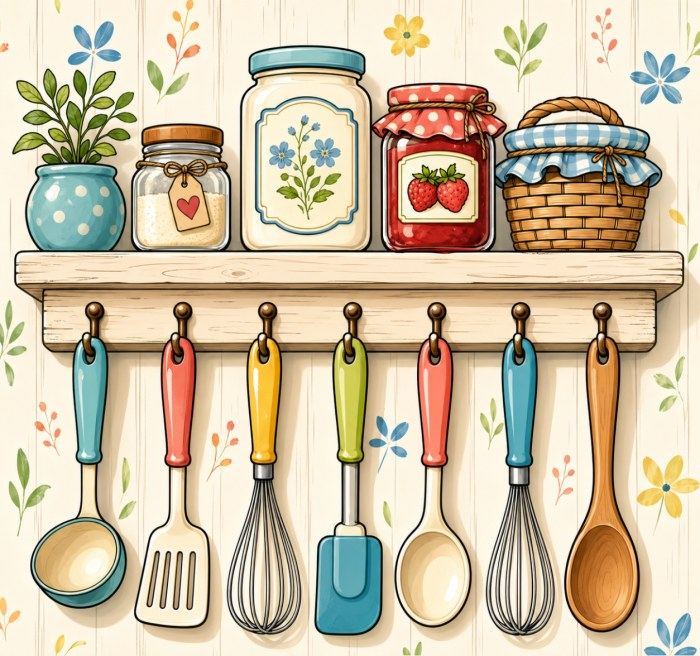
#> input picture Colour Mate/Colour Mate/Colour Mate/app/src/debug/assets/reveal/original.jpg, 700 x 656 px
$ python -i pixel_builder.py   (imports and definitions only)
#> lines starting #> are read from the running program, lines starting #| are printed output that depends on the picture; after the words box and inside, x2 and y2 are one past the last pixel; in counts of white or black regions, pixels touching at a corner belong together
"""Any picture → pixel art in the format the app's "By Pixel" engine plays.

The engine (OpenGL/GroupTexture.java) reads a small PNG where every pixel is one cell, every
distinct ARGB value is one palette number, and value 0 (fully transparent) is an empty cell that
is never coloured. So the output is exactly that: a W×H PNG with at most `colours` distinct opaque
values plus transparency.

    build(image_bgr_or_bgra, size=64, colours=16, remove_bg=True) -> (rgba uint8 HxWx4, info)
"""
from __future__ import annotations

import cv2
import numpy as np

SIZES = (32, 48, 64, 80, 96, 128)
MAX_COLOURS = 48
RNG_SEED = 1234
WORK_SIDE = 512     # colours are measured on a copy about this big (see build)


def _to_bgra(img: np.ndarray) -> np.ndarray:
    if img.ndim == 2:
        return cv2.cvtColor(img, cv2.COLOR_GRAY2BGRA)
    if img.shape[2] == 3:
        return cv2.cvtColor(img, cv2.COLOR_BGR2BGRA)
    return img


def _background_mask(bgr: np.ndarray, tol: float = 18.0) -> np.ndarray:
    """Pixels connected to the border whose colour is close to the border's typical colour.

    A plain backdrop (white paper, a flat colour) becomes empty cells, so the picture reads as a
    sprite rather than a full rectangle to fill. Busy photos have no such backdrop: when the border
    is not uniform nothing is removed.
    """
    h, w = bgr.shape[:2]
    lab = cv2.cvtColor(bgr, cv2.COLOR_BGR2LAB).astype(np.float32)
    border = np.concatenate([lab[0], lab[-1], lab[:, 0], lab[:, -1]])
    ref = np.median(border, axis=0)
    if np.mean(np.linalg.norm(border - ref, axis=1) < tol) < 0.6:
        return np.zeros((h, w), bool)
    close = (np.linalg.norm(lab - ref, axis=2) < tol).astype(np.uint8)
    n, labels = cv2.connectedComponents(close, connectivity=4)
    edge = set(np.unique(np.concatenate([labels[0], labels[-1], labels[:, 0], labels[:, -1]])))
    edge.discard(0)
    return np.isin(labels, list(edge)) & (close > 0)


def _despeckle(idx: np.ndarray, solid: np.ndarray, rounds: int = 2) -> np.ndarray:
    """A cell matching none of its 4 neighbours takes their most common colour — single odd
    pixels are tedious to find and read as noise."""
    idx = idx.copy()
    h, w = idx.shape
    for _ in range(rounds):
        changed = 0
        for y in range(h):
            for x in range(w):
                if not solid[y, x]:
                    continue
                nb = [idx[yy, xx] for yy, xx in ((y - 1, x), (y + 1, x), (y, x - 1), (y, x + 1))
                      if 0 <= yy < h and 0 <= xx < w and solid[yy, xx]]
                if len(nb) >= 3 and idx[y, x] not in nb:
                    vals, counts = np.unique(nb, return_counts=True)
                    idx[y, x] = vals[np.argmax(counts)]
                    changed += 1
        if not changed:
            break
    return idx


MERGE_DIST = 14.0   # 8-bit Lab units; closer clusters read as one colour and become one number
MIN_SHARE = 0.015   # a colour on fewer cells than this is edge blending, not a colour of its own


def _merge_close(labels: np.ndarray, centres: np.ndarray, samples: np.ndarray) -> np.ndarray:
    """k-means always returns k clusters, so a two-colour drawing comes back with extra numbers
    for the blended edge shades. Fold every cluster into a bigger one it is visibly the same as,
    and fold a cluster so small it is only edge blending (MIN_SHARE of the cells) into its nearest
    bigger neighbour whatever the distance; the bigger cluster keeps its colour."""
    counts = np.bincount(labels, minlength=len(centres))
    tiny = max(3, MIN_SHARE * len(labels))
    target = np.arange(len(centres))
    for i in np.argsort(counts):                     # smallest first
        if counts[i] == 0:
            continue
        d = np.linalg.norm(centres - centres[i], axis=1)
        d[i] = np.inf
        d[counts <= counts[i]] = np.inf              # only fold into a bigger cluster
        j = int(np.argmin(d))
        if np.isfinite(d[j]) and (d[j] < MERGE_DIST or counts[i] < tiny):
            target[i] = j
            counts[j] += counts[i]
            counts[i] = 0
    for i in range(len(target)):                     # follow chains to the final cluster
        while target[target[i]] != target[i]:
            target[i] = target[target[i]]
    return target[labels]


def build(img: np.ndarray, size: int = 64, colours: int = 16, remove_bg: bool = True):
    size = int(size) if int(size) in SIZES else 64
    colours = max(2, min(int(colours), MAX_COLOURS))
    bgra = _to_bgra(img)
    h0, w0 = bgra.shape[:2]
    scale = size / max(h0, w0)
    w, h = max(1, round(w0 * scale)), max(1, round(h0 * scale))

    # Flatten transparency onto white before measuring colours.
    a = bgra[:, :, 3:4].astype(np.float32) / 255.0
    bgr_full = (bgra[:, :, :3].astype(np.float32) * a + 255.0 * (1 - a)).astype(np.uint8)

    # Colours are decided on a WORK copy SUB times larger than the grid, then each cell takes the
    # colour most of its SUB×SUB block has. Shrinking straight to the grid averaged neighbouring
    # colours into new in-between shades, so a two-colour drawing came back with six numbers.
    sub = max(1, min(8, WORK_SIDE // size))
    W, H = w * sub, h * sub
    work = cv2.resize(bgr_full, (W, H), interpolation=cv2.INTER_AREA)
    work_alpha = cv2.resize(bgra[:, :, 3], (W, H), interpolation=cv2.INTER_AREA)

    empty_w = work_alpha < 128
    if remove_bg:
        empty_w |= _background_mask(work)
    solid_w = ~empty_w
    if not solid_w.any():
        solid_w[:] = True

    lab = cv2.cvtColor(work, cv2.COLOR_BGR2LAB).astype(np.float32)
    samples = lab[solid_w]
    k = min(colours, len(np.unique(samples.round(), axis=0)))
    cv2.setRNGSeed(RNG_SEED)
    _, labels, centres = cv2.kmeans(samples, k, None,
                                    (cv2.TERM_CRITERIA_EPS + cv2.TERM_CRITERIA_MAX_ITER, 40, 0.5),
                                    4, cv2.KMEANS_PP_CENTERS)
    labels = _merge_close(labels.ravel(), centres, samples)
    work_idx = np.full((H, W), len(centres), np.int32)          # extra id = empty
    work_idx[solid_w] = labels

    # Majority vote per cell; a cell is empty when most of its block is.
    blocks = work_idx.reshape(h, sub, w, sub).transpose(0, 2, 1, 3).reshape(h, w, sub * sub)
    counts = np.stack([(blocks == i).sum(axis=2) for i in range(len(centres) + 1)], axis=2)
    idx = counts.argmax(axis=2).astype(np.int32)
    solid = idx != len(centres)
    if not solid.any():
        solid[:] = True
        idx = counts[:, :, :len(centres)].argmax(axis=2).astype(np.int32)
    idx[~solid] = -1
    idx = _despeckle(idx, solid)

    centres_bgr = cv2.cvtColor(centres.reshape(-1, 1, 3).astype(np.uint8), cv2.COLOR_LAB2BGR).reshape(-1, 3)
    used = sorted(set(np.unique(idx[solid]).tolist()))
    out = np.zeros((h, w, 4), np.uint8)             # 0 = empty cell, exactly what the engine wants
    for i in used:
        m = idx == i
        out[m, :3] = centres_bgr[i]
        out[m, 3] = 255
    # Two clusters can land on the same 8-bit colour; the engine would merge them, which is fine.
    distinct = len({tuple(c) for c in out[solid][:, :3].tolist()})
    return out, {"w": w, "h": h, "colours": distinct, "cells": int(solid.sum())}


def preview(rgba: np.ndarray, cell: int = 8) -> np.ndarray:
    """A big nearest-neighbour copy on a light checkerboard, for the admin."""
    h, w = rgba.shape[:2]
    big = cv2.resize(rgba, (w * cell, h * cell), interpolation=cv2.INTER_NEAREST)
    yy, xx = np.mgrid[0:h * cell, 0:w * cell]
    checker = np.where(((yy // cell) + (xx // cell)) % 2 == 0, 245, 230).astype(np.uint8)
    a = big[:, :, 3:4].astype(np.float32) / 255.0
    bg = np.dstack([checker] * 3).astype(np.float32)
    rgb = big[:, :, :3].astype(np.float32) * a + bg * (1 - a)
    return rgb.astype(np.uint8)

>>> import cv2
>>> picture = cv2.imread('../../../Colour Mate/Colour Mate/Colour Mate/app/src/debug/assets/reveal/original.jpg')
#> picture is the input picture: shape (656, 700, 3); mean B, G, R 165.3, 192.6, 207.1
>>> result = build(picture)
#> in build, `a = bgra[:, :, 3:4].astype(np.float32) / 255.0`: a: shape (656, 700, 1) float32; every value is 1
#> in build, `work_alpha = cv2.resize(bgra[:, :, 3], (W, H), interpolation=cv2.INTER..`: work_alpha: shape (480, 512); every value is 255
#> in build, `empty_w = work_alpha < 128`: empty_w: shape (480, 512) bool; every value is 0
#> in _background_mask, `lab = cv2.cvtColor(bgr, cv2.COLOR_BGR2LAB).astype(np.float32)`:
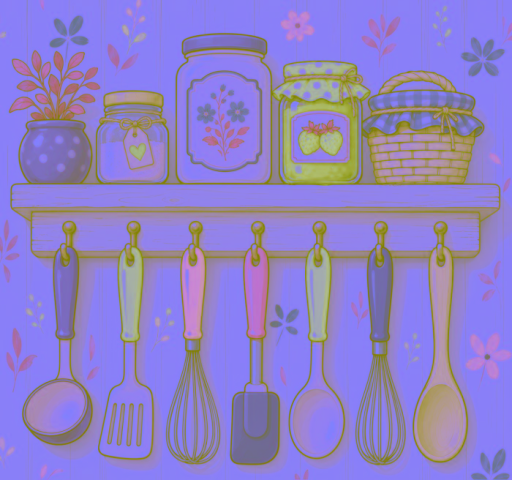
#> lab: shape (480, 512, 3) float32; mean B, G, R 199.3, 129.8, 144.2
#> in _background_mask, `border = np.concatenate([lab[0], lab[-1], lab[:, 0], lab[:, -1]])`: border = 1984 rows, first 8: [247, 127, 138], [248, 127, 137], [248, 127, 137], [248, 127, 138], [247, 127, 138], [247, 127, 138], [248, 127, 138], [247, 128, 138]
#> in _background_mask, `ref = np.median(border, axis=0)`: ref = [248, 127, 138]
#> in _background_mask, `close = (np.linalg.norm(lab - ref, axis=2) < tol).astype(np.uint8)`:
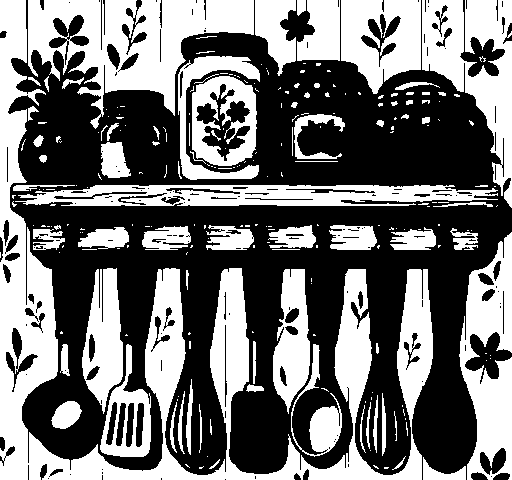
#> close: shape (480, 512); values 0 (black) and 1 (white), 45% white; 238 white regions (155 under 20 px), largest, box (x1, y1, x2, y2) and area: (0, 0, 433, 480) 35630, (28, 0, 254, 129) 13093, (422, 0, 512, 208) 8425
#> in _background_mask, `n, labels = cv2.connectedComponents(close, connectivity=4)`:
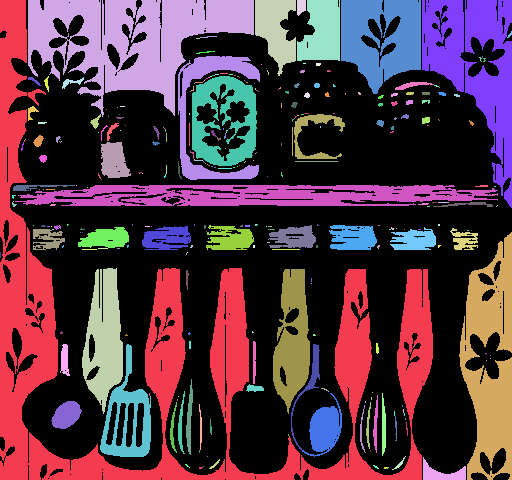
#> labels: shape (480, 512) int32; 315 distinct labels, from 0 to 314; one colour per label, 0 black
#> in _background_mask, `n, labels = cv2.connectedComponents(close, connectivity=4)`: n = 315
#> in _background_mask, `edge = set(np.unique(np.concatenate([labels[0], labels[-1], labels[:, ..`: edge = 12 items
#> in _background_mask, `return np.isin(labels, list(edge)) & (close > 0)`:
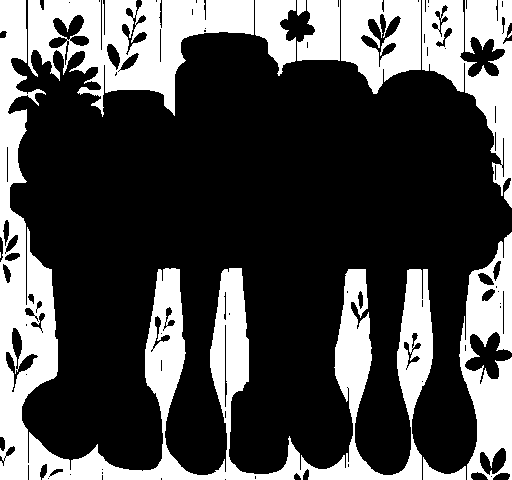
#> returned value: shape (480, 512) bool; 30.3% white; 10 white regions (1 under 20 px), largest, box (x1, y1, x2, y2) and area: (0, 0, 433, 480) 35628, (28, 0, 254, 117) 13016, (422, 0, 512, 208) 8425
#> in build, `k = min(colours, len(np.unique(samples.round(), axis=0)))`: k = 16
#> in build, `_, labels, centres = cv2.kmeans(samples, k, None, (cv2.TERM_CRITERIA_E..`: centres = 16 rows, first 8: [93.83, 131.6, 150.3], [241.7, 128, 142.3], [29.48, 132.3, 136.9], [169.3, 157.3, 171.8], [154.9, 110.6, 115.6], [154.6, 130.4, 144.5], [208.4, 128.5, 182.9], [62.25, 138.8, 146.6]
#> in _merge_close, `counts = np.bincount(labels, minlength=len(centres))`: counts = [7967, 35599, 6158, 8497, 7995, 9525, 5238, 7691, 20954, 20090, 3470, 6909, 6810, 2482, 13631, 8190]
#> in _merge_close, `tiny = max(3, MIN_SHARE * len(labels))`: tiny = 2568.1
#> in _merge_close, `target = np.arange(len(centres))`: target = [0, 1, 2, 3, 4, 5, 6, 7, 8, 9, 10, 11, 12, 13, 14, 15]
#> the loop in _merge_close, `for i in np.argsort(counts):` made 16 passes
#> (i, j) on passes 1, 2, 3, 4, 5, 6, 8, 9, 10, 11, 12, 13: (13, 5), (10, 11), (6, 9), (2, 7), (12, 0), (11, 5), (0, 5), (4, 5), (15, 14), (3, 14), (5, 14), (14, 9)
#> j on pass 7: 0
#> after the loop in _merge_close, `for i in np.argsort(counts):`: counts = [7967, 35599, 6158, 8497, 7995, 12007, 5238, 7691, 20954, 20090, 3470, 6909, 6810, 0, 13631, 8190]; target = [0, 1, 2, 3, 4, 5, 6, 7, 8, 9, 10, 11, 12, 5, 14, 15]
#> the loop in _merge_close, `for i in range(len(target)):` made 16 passes
#> in build, `work_idx = np.full((H, W), len(centres), np.int32)`: work_idx: shape (480, 512) int32; every value is 16
#> in build, `work_idx[solid_w] = labels`:
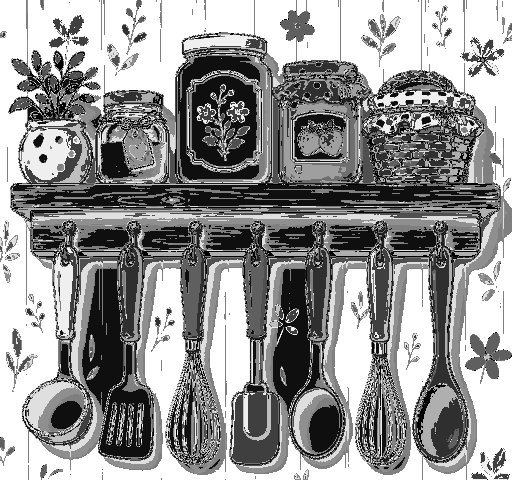
#> work_idx: shape (480, 512) int32; min 0, max 16, mean 9.35; drawn with min black and max white
#> in build, `solid = idx != len(centres)`: solid: shape (60, 64) bool; 65.5% white; 5 black regions (2 under 20 px), largest, box (x1, y1, x2, y2) and area: (0, 0, 64, 60) 1186, (18, 33, 23, 54) 74, (49, 34, 54, 53) 62
#> after the loop in _despeckle, `for _ in range(rounds):`:
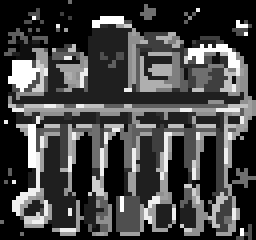
#> idx: shape (60, 64) int32 (shown 4 times larger); min -1, max 15, mean 3.38; drawn with min black and max white
#> in build, `centres_bgr = cv2.cvtColor(centres.reshape(-1, 1, 3).astype(np.uint8),..`: centres_bgr = 16 rows, first 8: [50, 83, 102], [212, 238, 251], [19, 28, 39], [85, 139, 228], [168, 156, 88], [118, 143, 160], [99, 200, 233], [31, 52, 79]
#> in build, `used = sorted(set(np.unique(idx[solid]).tolist()))`: used = [0, 1, 2, 3, 4, 5, 6, 7, 8, 9, 10, 11, 12, 14, 15]
#> the loop in build, `for i in used:` made 15 passes
#> after the loop in build, `for i in used:`:
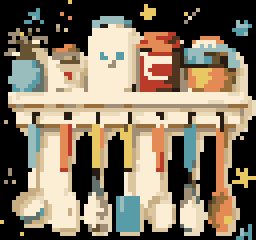
#> out: shape (60, 64, 4) (shown 4 times larger); mean of channels 0, 1, 2, 3 99, 118.8, 131.2, 167.1; drawn as B, G, R
#> in build, `distinct = len({tuple(c) for c in out[solid][:, :3].tolist()})`: distinct = 15
